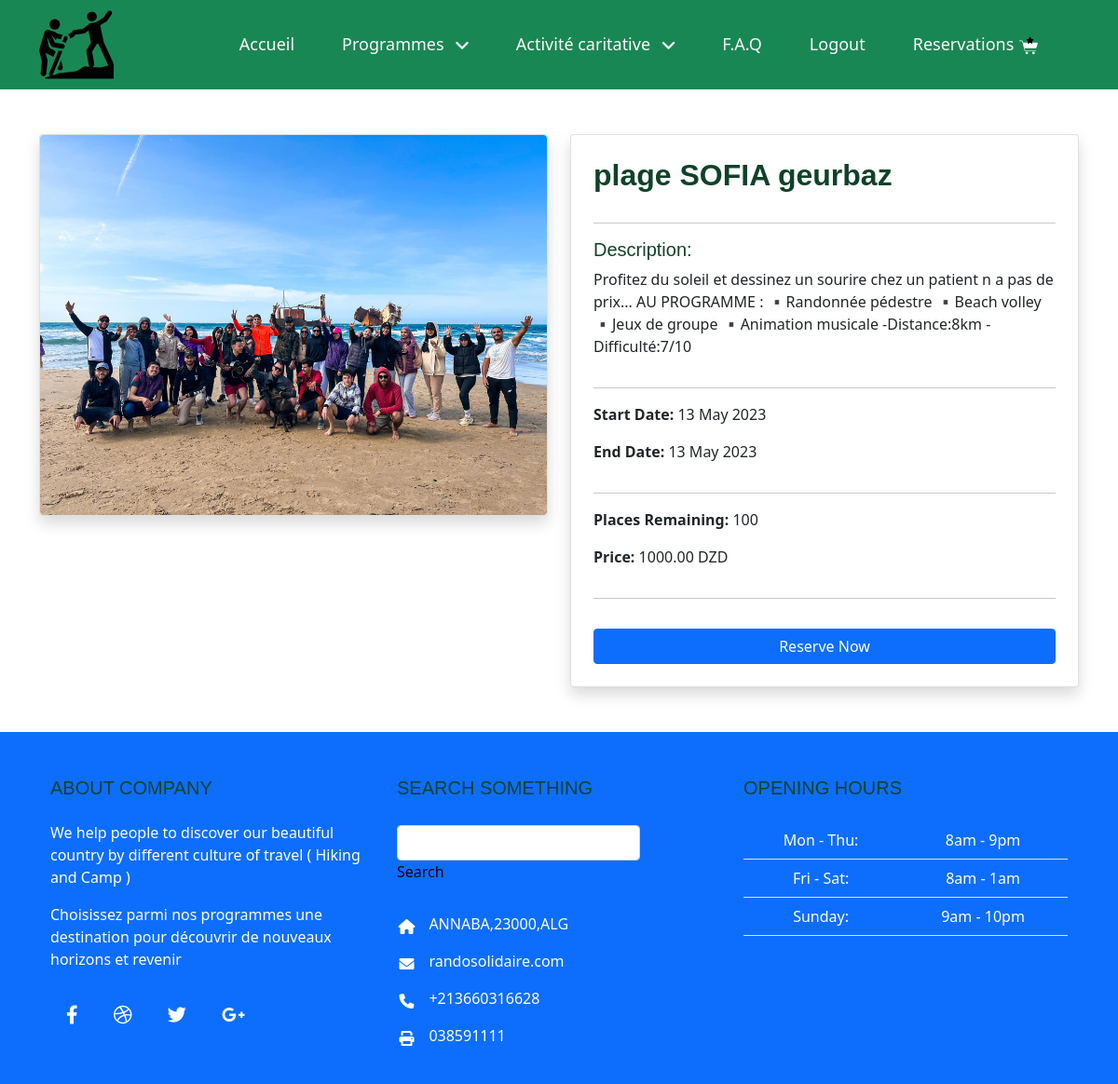
Page /trip-details.php?slug=randonnée (signed in) on the committed database.
### tables this page shows
CREATE TABLE `trips` (
  `id` int(11) NOT NULL,
  `name` varchar(255) NOT NULL,
  `slug` varchar(255) NOT NULL,
  `description` text NOT NULL,
  `start_date` date NOT NULL,
  `end_date` date NOT NULL,
  `trip_price` decimal(10,2) NOT NULL,
  `max_participants` int(11) NOT NULL,
  `status` tinyint(1) NOT NULL,
  `images` text DEFAULT NULL,
  `created_at` timestamp NOT NULL DEFAULT current_timestamp(),
  `updated_at` timestamp NOT NULL DEFAULT current_timestamp() ON UPDATE current_timestamp(),
  `category_id` int(11) NOT NULL,
  `places` int(255) NOT NULL
);

### functions/myfunctions.php (called while the page is built, shortened)
<?php
include(__DIR__ . '/../config/dbcon.php');
function getSlugActive($table, $slug)
{
    global $con;
    $query = "SELECT * FROM $table WHERE slug='$slug' AND status='0' LIMIT 1";
    return $query_run = mysqli_query($con, $query);
}
?>

### functions/reservation.php (called while the page is built, shortened)
<?php
include(__DIR__ . '/../config/dbcon.php');
function countAcceptedReservationsForTrip($tripId) {
    global $con;
    $tripId = mysqli_real_escape_string($con, $tripId);
    $query = "SELECT COUNT(*) as count FROM reservations WHERE trip_id = '$tripId' AND status = 'Confirmed'";
    $result = mysqli_query($con, $query);
    $data = mysqli_fetch_assoc($result);
    return $data['count'];
}
?>

### trip-details.php (the view, shortened to what this page needs)
<?php
include('functions/myfunctions.php');
include('functions/reservation.php');
include('includes/header.php');
if (isset($_GET['slug'])) {
    $slug = $_GET['slug'];
    $tripData = getSlugActive("trips", $slug);
    $trip = mysqli_fetch_array($tripData);
    if ($trip) {
        $acceptedReservations = countAcceptedReservationsForTrip($trip['id']);
        $placesRemaining = $trip['max_participants'] - $acceptedReservations;
        $isLoggedIn = isset($_COOKIE['user_id']);
        ?>
        <div class="container py-5">
            <div class="row">
                <div class="col-md-6">
                    <div class="card shadow">
                        <img src="uploads/<?= $trip['images']; ?>" class="card-img-top img-fluid rounded" style="width: 100%; height: 100%; object-fit: cover; border-radius: 15px;" alt="<?= $trip['name'] ?>">
                    </div>
                </div>
                <div class="col-md-6">
                    <div class="card shadow p-4">
                        <h2 class="mb-3"><?= $trip['name'] ?></h2>
                        <hr>
                        <h5>Description:</h5>
                        <p><?= $trip['description']; ?></p>
                        <hr>
                        <p><strong>Start Date:</strong> <?= date('d F Y', strtotime($trip['start_date'])); ?></p>
                        <p><strong>End Date:</strong> <?= date('d F Y', strtotime($trip['end_date'])); ?></p>
                        <hr>
                        <p><strong>Places Remaining:</strong> <?= $placesRemaining ?></p>
                        <p><strong>Price:</strong> <?= $trip['trip_price']; ?> DZD</p>
                        <hr>
                        <?php if ($isLoggedIn) { ?>
                            <a href="reservation.php?id=<?= $trip['id']; ?>" class="btn btn-primary btn-block mt-3">Reserve Now</a>
                        <?php } else { ?>
                            <button class="btn btn-primary btn-block mt-3" onclick="showPopup()">Reserve Now</button>
                        <?php } ?>
                    </div>
                </div>
            </div>
        </div>
        <?php
    } else {
        echo "<h2 class='text-center'>Trip not found!</h2>";
    }
} else {
    echo "<h2 class='text-center'>No trip selected!</h2>";
}
include('includes/footer.php');
?>

### css/style.css (style rules this page uses)
:root { --primary: #348E38; --secondary: #525368; --light: #E8F5E9; --dark: #0F4229; }
h1, .h1, h2, .h2, .fw-bold { font-weight: 700 !important; }
h5, .h5, h6, .h6, .fw-semi-bold { font-weight: 500 !important; }
.btn { transition: .5s; font-weight: 500; }
.btn-primary, .btn-outline-primary:hover { color: var(--light); }

### rows in the picture
trips: images (picture), name "plage SOFIA geurbaz", description "Profitez du soleil et dessinez un sourire chez un patient n a pas de prix... AU PROGRAMME : ▪️Randonnée pédestre ▪️Beach volley ▪️Jeux de groupe ▪️Animation musicale -Distance:8km -Difficulté:7/10", start_date "13 May 2023", end_date "13 May 2023", max_participants "100", trip_price "1000.00"
